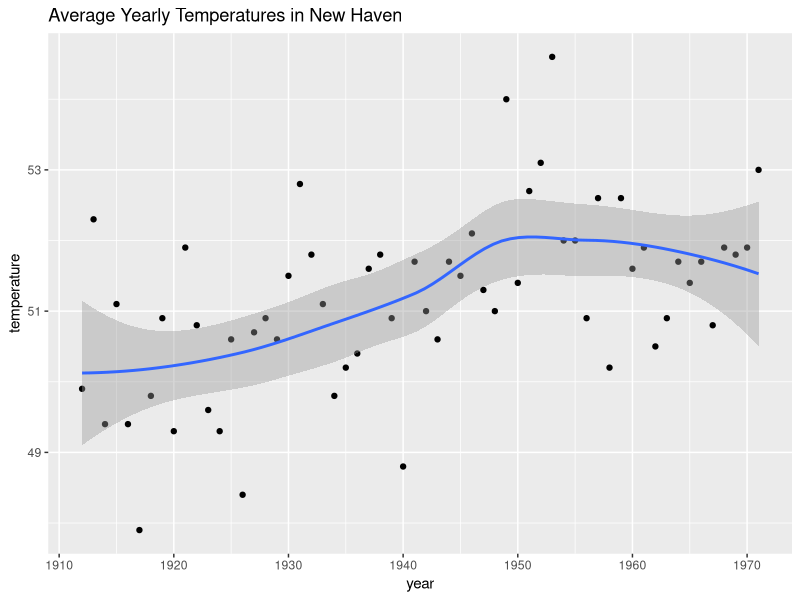

Reproduce this figure in R.
install.packages("dplyr")
library(dplyr)
library(ggplot2)
data("nhtemp")
data.frame(year = as.numeric(time(nhtemp)), temperature = as.numeric(nhtemp)) %>%
  ggplot(aes(year, temperature)) +
  geom_point() +
  geom_smooth() +
  ggtitle("Average Yearly Temperatures in New Haven")
